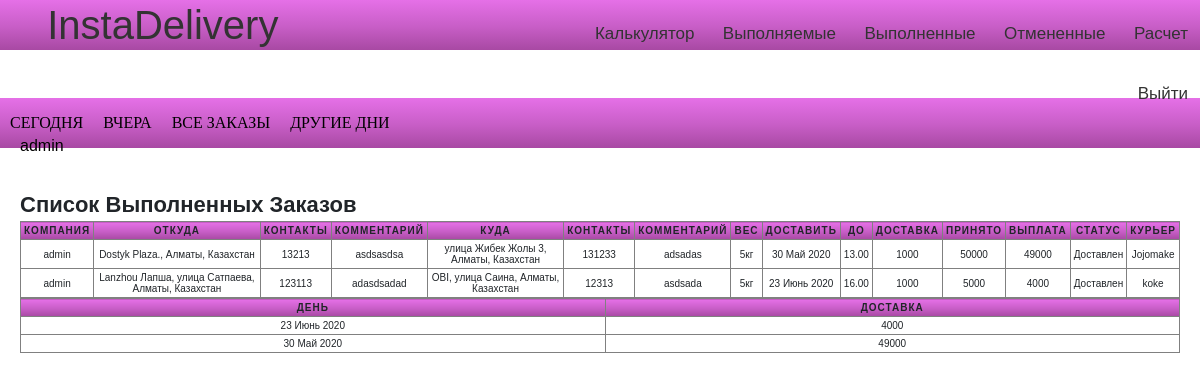
The page /users/private/success/all (signed in) on the database its author committed.
### Lallog/models.py (models this page shows)
class TestOrder(models.Model):
	client=models.ForeignKey(settings.AUTH_USER_MODEL,on_delete=models.CASCADE)
	marshrut=models.CharField(max_length=200)
	ves=models.DecimalField(decimal_places=0,max_digits=1000,default=10)
	from_address=models.CharField(max_length=200)
	from_phone=models.CharField(max_length=200)
	from_comment=models.CharField(max_length=200)
	to=models.CharField(max_length=200)
	to_phone=models.CharField(max_length=200)
	to_date=models.CharField(max_length=200,default="")
	to_date_until=models.CharField(max_length=200)
	to_comment=models.CharField(max_length=200)
	distance=models.DecimalField(decimal_places=0,max_digits=1000,default=10)
	itog=models.DecimalField(decimal_places=0,max_digits=1000,default=10)
	curier = models.ForeignKey(Curier,on_delete=models.CASCADE,default=None,related_name="choiced_curier",blank=True,null=True)
	nal=models.DecimalField(decimal_places=0,max_digits=1000,default=0)
	raschet=models.DecimalField(decimal_places=0,max_digits=1000,default=0)
	status = models.CharField(max_length=200,default="Ожидание")
	curier_money = models.DecimalField(decimal_places=0,max_digits=1000,default=0)
	success = models.BooleanField(default=True)
	created_date = models.DateTimeField(default=timezone.now)
	__original_curier = None
	def __init__(self,*args,**kwargs):
		print("Object was created")
		super(TestOrder,self).__init__(*args,**kwargs)
		self.__origin_curier = self.curier

### curier/models.py (models this page shows)
class Curier(models.Model):
	user = models.OneToOneField(settings.AUTH_USER_MODEL, on_delete=models.CASCADE,related_name="mycurier")
	first_name = models.CharField(max_length=255,default="")
	last_name = models.CharField(max_length=255, default="")
	photo =models.ImageField(upload_to='curiers/%y/%m/%d', blank=True)
	experience=models.IntegerField(blank=True, null=True)
	phone = models.IntegerField(null=False, blank=False)
	is_available=models.BooleanField(default=False)
	balance = models.DecimalField(decimal_places=0,max_digits=1000,default=0)

### users/views.py (the view)
# urls.py: path("private/success/<str:day>",views.private_success,name="private_success"),
def private_success(request,day):
	curier = TestOrder.objects.filter(client=request.user).order_by("-created_date")
	orders_completed=None
	alldaysorders=curier.all().filter(status="Доставлен")
	if day=="all":
	    orders_completed = TestOrder.objects.filter(client=request.user,status="Доставлен",success=True)
	elif day=="today":
		mydate= datetime.date.today().strftime("%d %B")
		print(mydate)
		orders_completed = curier.all().filter(status="Доставлен",to_date=mydate).order_by("-created_date")
	elif day=="yesterday":
		mydate1=datetime.date.today() - datetime.timedelta(days=1)
		mydate1=mydate1.strftime("%d %B")
		print(mydate1)
		orders_completed = curier.all().filter(status="Доставлен",to_date=mydate1).order_by("-created_date")
	else:
	    orders_completed = curier.all().filter(status="Доставлен",to_date=day).order_by("-created_date")
	mydata = list(orders_completed.values_list("to_date"))
	mydata1 = list(alldaysorders.values_list("to_date"))
	alldays=[]
	for i in mydata1:
	    alldays.append(i[0])
	alldays = set(alldays)
	days=[]
	for i in mydata:
	    days.append(i[0])
	days=set(days)
	analyze=[]
	for i in days:
	    order = orders_completed.filter(to_date=i)
	    sumi=0
	    for j in order:
	        sumi+=j.raschet
	    temp={
	    "day":i,
	    "sum":int(sumi)
	    }
	    analyze.append(temp)
	mydate= datetime.datetime.now()
	mydate1=datetime.date.today() + datetime.timedelta(days=1)
	ctx={
		"orders_completed":orders_completed,
		"analyze":analyze,
		"alldays":alldays,
		"today":mydate,
		"tomorrow":mydate1,
	}
	return render(request,"users/private2.html",context=ctx)

### users/templates/users/private2.html (shortened to what this page needs)
{%extends 'users/base.html'%}
{%load static%}
{%block content%}
<br>
<nav class="raschet_kur" >
<ul >
    <li><a href="{% url 'private_success' day='today'%}">Сегодня</a></li>
    <li><a href="{% url 'private_success' day='yesterday'%}">Вчера</a></li>
    <li ><a href="{% url 'private_success' day='all'%}">Все заказы</a></li>
    <li><a href="#">Другие дни</a>
    </li>
</ul>
</nav>
    <div class="lichka_prav">
        <caption>Список Выполненных Заказов</caption>
        <table  border="1" id="table_private">
            <tr >
                <th>Компания</th>
                <th>Откуда</th>
                <th>Контакты</th>
                <th>Комментарий</th>
                <th>Куда</th>
                <th>Контакты</th>
                <th>Комментарий</th>
                <th>Вес</th>
                <th>Доставить</th>
                <th>До</th>
                <th>Доставка</th>
                <th>Принято</th>
                <th>Выплата</th>
                <th>Статус</th>
                <th>Курьер</th>
            </tr>
            {%for i in orders_completed%}
            <tr>
                <td data-label="Компания">{{i.client}}</td>
                <td data-label="Откуда">{{i.from_address}}</td>
                <td data-label="Контакты">{{i.from_phone}}</td>
                 <td data-label="Комментарий">{{i.from_comment}}</td>
                <td data-label="Куда">{{i.to}}</td>
                <td data-label="Контакты">{{i.to_phone}}</td>
                <td data-label="Комментарий">{{i.to_comment}}</td>
                <td data-label="Вес">{{i.ves}}кг</td>
                <td data-label="Доставить">{{i.to_date}}</td>
                <td data-label="Ограничения">{{i.to_date_until}}</td>
                <td data-label="Доставка">{{i.itog}}</td>
                <td data-label="Принято ">{{i.nal}}</td>
                <td data-label="К выплате">{{i.raschet}}</td>
                <td data-label="Статус">{{i.status}}</td>
                <td data-label="Курьер">{{i.curier.user}}</td>
            </tr>
            {%endfor%}
        </table>
  <table  border="1" id="table_private">
      <tr>
          <th>День</th>
          <th>Доставка</th>
      </tr>
      {%for i in analyze%}
      <tr>
          <td data-label="День">{{i.day}}</td>
          <td data-label="Сумма">{{i.sum}}</td>
      </tr>
      {%endfor%}
  </table>
    </div>
{%endblock content%}

### users/templates/users/base.html (shortened to what this page needs)
{% load static %}
<html lang="en">
<head>
    <link rel="stylesheet" href="https://use.fontawesome.com/releases/v5.8.2/css/all.css">
    <link rel="stylesheet" href="https://stackpath.bootstrapcdn.com/bootstrap/4.3.1/css/bootstrap.min.css">
    <link href="{% static 'css/style.css' %}" rel="stylesheet" />
    <body>
        <div class="menu">
            <div class="links">
                <a href="{% url 'Home' %}" class="menu-icon">InstaDelivery</a>
                <a href="{% url 'kalkul' %}" class="menu-item">Калькулятор</a>
                <a href="{% url 'private' %}" class="menu-item">Выполняемые</a>
                <a href="{% url 'private_success' day='all'%}" class="menu-item">Выполненные</a>
                <a href="{% url 'private_raschet' %}" class="menu-item">Отмененные</a>
                <a href="{% url 'user_rachet' %}" class="menu-item">Расчет</a>
                <a href="{% url 'user_logout' %}" class="menu-item">Выйти</a>
            </div>
            <div class="username_best2">
                {%if user.is_authenticated%} {{user.username}}
            </div>
        </div>
        {%endif%} {%block content%} {%endblock content%}
    </body>
</html>

### Lallog/static/css/style.css (style rules this page uses)
* { padding: 0; margin: 0; }
div { box-sizing: border-box; }
.username_best2 { color:black; position: absolute; margin-top: 10px; margin-left: 20px; }
.raschet_kur { width: 100%; margin: 0 auto; }
.raschet_kur:before { content: ''; display: block; height: 50px; width: 100%; background: #e570e7; background: -moz-linear-gradient(top, #e570e7 0%, #c85ec7 53%, #a849a3 100%); background: -webkit-linear-gradient(top, #e570e7 0%,#c85ec7 53%,#a849a3 100%); background: linear-gradient(to bottom, #e570e7 0%,#c85ec7 53%,#a849a3 100%); filter: progid:DXImageTransform.Microsoft.gradient( startColorstr='#e570e7', endColorstr='#a849a3',GradientType=0 ); position: absolute; left:0; z-index: -1; }
.raschet_kur ul { margin: 0; padding: 0; list-style: none; height: 50px; }
.raschet_kur > ul { display: flex; justify-content: left; }
.raschet_kur ul li a { font-family: "Open+Sans"; color: black; display: block; height: 50px; padding: 0 10px; text-transform: uppercase; text-decoration: none; line-height: 50px; }
table { width: 100%; margin:0; padding:0; border-collapse: collapse; border-spacing: 0; }
table tr { padding: 3px; }
table th, table td { padding: 3px; text-align: center; }
table th { text-transform: uppercase; font-size: 10px; letter-spacing: 1px; }
body { font-family: sans-serif; }
.menu { text-align: right; background: #e570e7; background: -moz-linear-gradient(top, #e570e7 0%, #c85ec7 53%, #a849a3 100%); background: -webkit-linear-gradient(top, #e570e7 0%,#c85ec7 53%,#a849a3 100%); background: linear-gradient(to bottom, #e570e7 0%,#c85ec7 53%,#a849a3 100%); filter: progid:DXImageTransform.Microsoft.gradient( startColorstr='#e570e7', endColorstr='#a849a3',GradientType=0 ); height: 50px; }
.menu-item { display: inline-block; color:#333; font-size: 17px; line-height: 30px; padding: 15px 12px; text-decoration: none; }
.menu-icon { display: inline-block; color:#333; font-size: 40px; line-height: 30px; padding: 10px 0px; margin-right: 300px; text-decoration: none; }
.lichka_prav { margin-left: 20px; margin-right: 20px; margin-top: 40px; font-weight: bold; font-family: Open+Sans; font-size: 22px; }
.lichka_prav th { background: #e570e7; background: -moz-linear-gradient(top, #e570e7 0%, #c85ec7 53%, #a849a3 100%); background: -webkit-linear-gradient(top, #e570e7 0%,#c85ec7 53%,#a849a3 100%); background: linear-gradient(to bottom, #e570e7 0%,#c85ec7 53%,#a849a3 100%); filter: progid:DXImageTransform.Microsoft.gradient( startColorstr='#e570e7', endColorstr='#a849a3',GradientType=0 ); }
#table_private { font-size: 10px; }
#table_private tr th { font-size: 10px; }

### rows shown on the page
TestOrder: client "admin", from_address "Dostyk Plaza., Алматы, Казахстан", from_phone "13213", from_comment "asdsasdsa", to "улица Жибек Жолы 3, Алматы, Казахстан", to_phone "131233", to_comment "adsadas", ves "5", to_date "30 Май 2020", to_date_until "13.00", itog "1000", nal "50000", raschet "49000", status "Доставлен", curier.user "Jojomake", day "30 Май 2020", sum "49000"
TestOrder: client "admin", from_address "Lanzhou Лапша, улица Сатпаева, Алматы, Казахстан", from_phone "123113", from_comment "adasdsadad", to "OBI, улица Саина, Алматы, Казахстан", to_phone "12313", to_comment "asdsada", ves "5", to_date "23 Июнь 2020", to_date_until "16.00", itog "1000", nal "5000", raschet "4000", status "Доставлен", curier.user "koke", day "23 Июнь 2020", sum "4000"

### other values the page prints
{{ user.username }} "admin"
